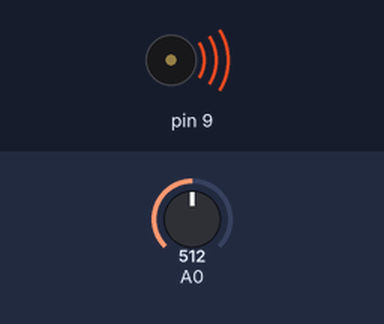
Bench run of a sketch on a simulated Arduino Uno, built with avr-gcc and run on an emulated ATmega328P. Shown: buzzer (waves = sounding). Inputs (shaded band) come from the test bench; at power-on: A0 = 512.

Above: at 1.2 s.
1.3 s: A0 set to 535
At 1.6 s:
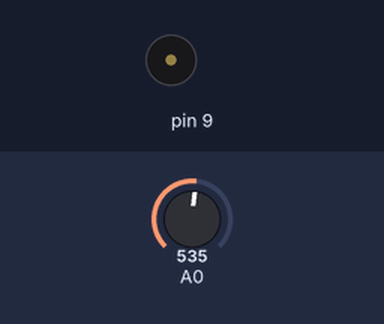
2.8 s: A0 set to 511
At 3.9 s:
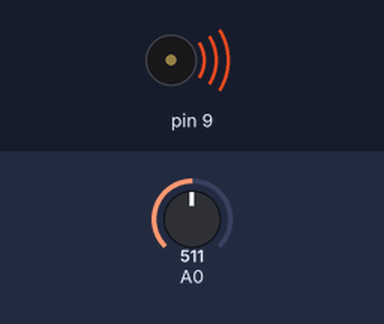
4.3 s: A0 set to 530
At 5.1 s:
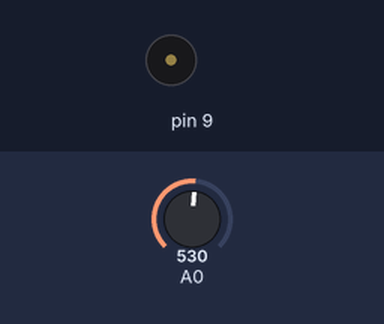
Timing chart, 0 to 7.3 s (numbered marks = the images above; inputs shaded):
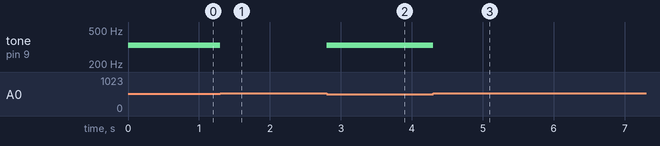

The sketch:

Project_7.ino
```cpp
int note[] = {262, 294, 330, 349};

void setup() {
  // put your setup code here, to run once:
  Serial.begin(9600);
}

void loop() {
  // put your main code here, to run repeatedly:
  int sensorInput = analogRead(A0);
  //Serial.println(sensorInput);

  if(sensorInput == 1023) {
    tone(9, note[0]);
  } else if(sensorInput >= 990 && sensorInput <= 1010) {
    tone(9, note[1]);
  } else if(sensorInput >= 500 && sensorInput <= 520) {
    tone(9, note[2]);
  }else if(sensorInput >= 3 && sensorInput <= 30) {
    tone(9, note[3]);
  } else {
    noTone(9);
  }

}
```

Measured:
- the behaviour switches between 520 and 521 on A0 (found by bisection; images 0 and 1)
- after the input at 1.3 s, tone on pin 9: 330 Hz → silent at once
- after the input at 2.8 s, tone on pin 9: silent → 330 Hz at once
- after the input at 4.3 s, tone on pin 9: 330 Hz → silent at once
